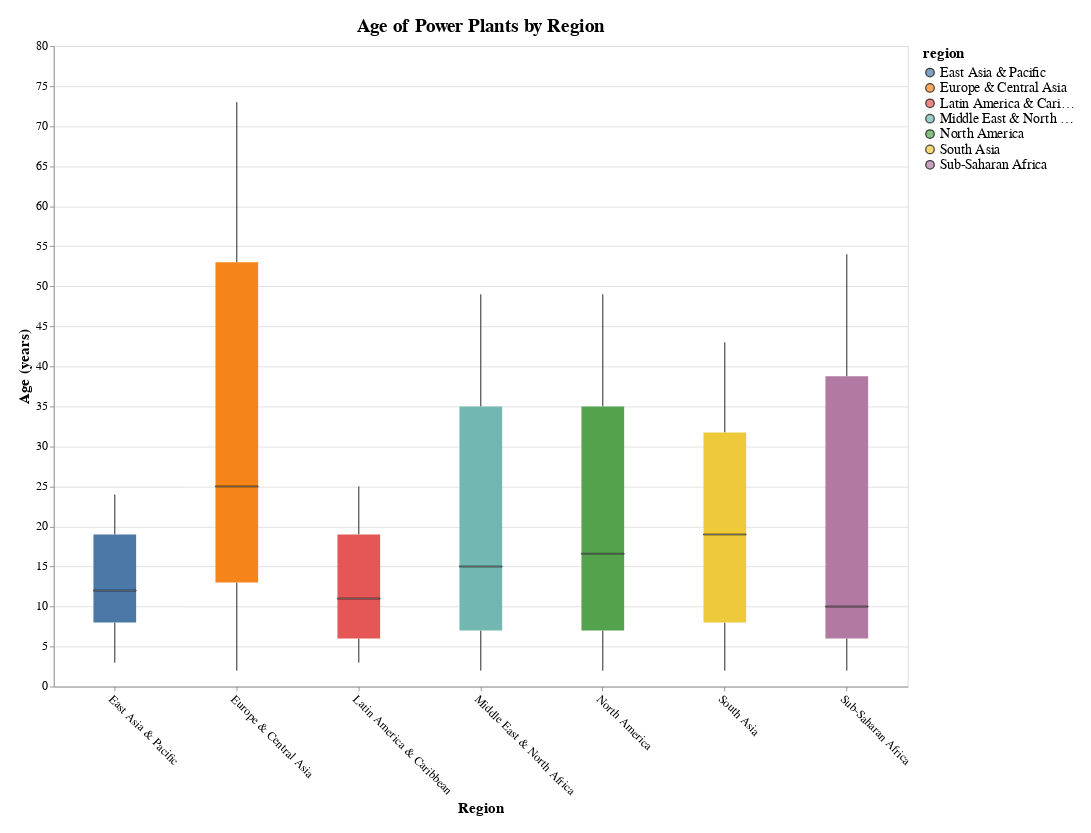

Notebook source saved alongside this figure:
### Markdown cell above
Draw the visualisation

### Code cell
alt.Chart(
    data=d_boxplot,
    height=750,
    width=1000,
    padding=20,
    title=alt.TitleParams(
        text='Age of Power Plants by Region',
        fontSize=22,
        font=__CHART_FONT__
    )
).mark_boxplot(
    size=50,
    extent=0.5,
    outliers=False,
    median=alt.MarkConfig(
        stroke='black'
    )
).encode(
    x=alt.X(
        'region:N',
        axis=alt.Axis(
            title="Region",
            titleFontSize=18,
            titleFont=__CHART_FONT__,
            labelFontSize=14,
            labelFont=__CHART_FONT__,
            labelAngle=45
        ),
        # # this sort stopped working for some reason smh my head
        # sort=alt.SortField(
        #     field='Renewable'
        # )
    ),
    y=alt.Y(
        'age:Q',
        axis=alt.Axis(
            title='Age (years)',
            titleFontSize=18,
            titleFont=__CHART_FONT__,
            labelFontSize=14,
            labelFont=__CHART_FONT__,
            tickCount=20
        )
    ),
    color=alt.Color(
        # colour boxes red/blue based on renewability
        'region:N',
        # scale=alt.Scale(
        #     range=['#FF5722', '#00BCD4']
        # ),
        legend=alt.Legend(
            titleFontSize=18,
            titleFont=__CHART_FONT__,
            labelFontSize=16,
            labelFont=__CHART_FONT__
        )
    )
)

### Figure 1 — Vega-Lite specification as saved in the notebook (floating-point values rounded to 4 significant figures; data arrays with more than 128 entries replaced by an {"elided": "..."} marker saying what was removed)
{"config": {"view": {"continuousWidth": 400, "continuousHeight": 300}}, "data": {"name": "data-90b1f141d7ee4e115de9f8437d2330c9"}, "mark": {"type": "boxplot", "extent": 0.5, "median": {"stroke": "black"}, "outliers": false, "size": 50}, "encoding": {"color": {"type": "nominal", "field": "region", "legend": {"labelFont": "Circular", "labelFontSize": 16, "titleFont": "Circular", "titleFontSize": 18}}, "x": {"type": "nominal", "axis": {"labelAngle": 45, "labelFont": "Circular", "labelFontSize": 14, "title": "Region", "titleFont": "Circular", "titleFontSize": 18}, "field": "region"}, "y": {"type": "quantitative", "axis": {"labelFont": "Circular", "labelFontSize": 14, "tickCount": 20, "title": "Age (years)", "titleFont": "Circular", "titleFontSize": 18}, "field": "age"}}, "height": 750, "padding": 20, "title": {"text": "Age of Power Plants by Region", "font": "Circular", "fontSize": 22}, "width": 1000, "$schema": "https://vega.github.io/schema/vega-lite/v4.0.2.json", "datasets": {"data-90b1f141d7ee4e115de9f8437d2330c9": {"elided": "16240 records"}}}
